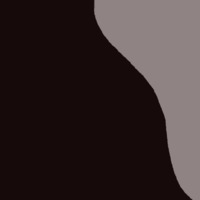
#> input picture ex_1.jpg, 200 x 200 px, found by its file name
$ python Canny.py
#> lines starting #> are read from the running program, lines starting #| are printed output that depends on the picture; after the words box and inside, x2 and y2 are one past the last pixel; in counts of white or black regions, pixels touching at a corner belong together
import cv2
import numpy as np

def square(image):
    side = 600
    width = np.shape(image)[0]
    height = np.shape(image)[1]
    return image[int((height-side)/2):int((height+side)/2), int((width-side)/2):int((width+side)/2)]

image = cv2.cvtColor(cv2.imread("Photo\ex_1.jpg"), cv2.COLOR_BGR2GRAY)
#> image: shape (200, 200); min 5, max 144, mean 46.8
cv2.imwrite('Canny\ex_1.jpg', cv2.Canny(image,100,200))
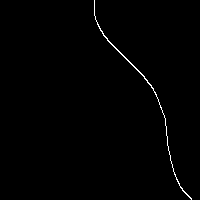
#> saved as ex_1.jpg: shape (200, 200); 0.69% white in thin lines or dots, all inside (x1, y1, x2, y2) = (94, 0, 192, 200)
image = cv2.cvtColor(cv2.imread("Photo\ex_2.jpg"), cv2.COLOR_BGR2GRAY)
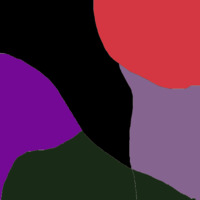
#> input picture ex_2.jpg, 200 x 200 px, found by its file name
#> image: shape (200, 200); min 0, max 123, mean 55.6
cv2.imwrite('Canny\ex_2.jpg', cv2.Canny(image,100,200))
image = cv2.cvtColor(cv2.imread("Photo\ex_3.jpg"), cv2.COLOR_BGR2GRAY)
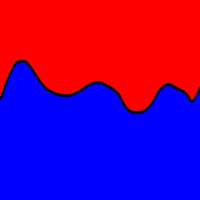
#> input picture ex_3.jpg, 200 x 200 px, found by its file name
#> image: shape (200, 200); min 0, max 83, mean 49.3
cv2.imwrite('Canny\ex_3.jpg', cv2.Canny(image,100,200))
image = cv2.cvtColor(cv2.imread("Photo\ex_4.jpg"), cv2.COLOR_BGR2GRAY)
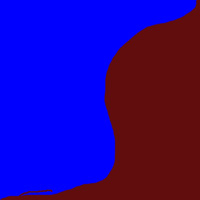
#> input picture ex_4.jpg, 200 x 200 px, found by its file name
#> image: shape (200, 200); min 28, max 40, mean 32.8
cv2.imwrite('Canny\ex_4.jpg', cv2.Canny(image,50,100))
image = cv2.cvtColor(cv2.imread("Photo\ex_6.jpg"), cv2.COLOR_BGR2GRAY)
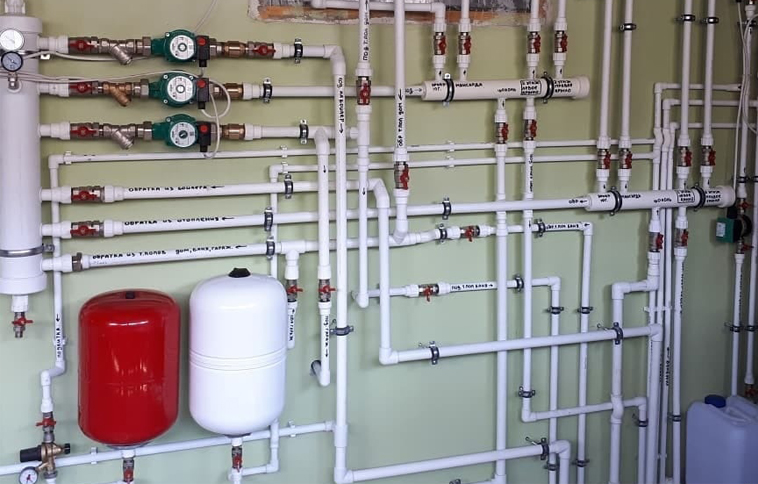
#> input picture ex_6.jpg, 758 x 484 px, found by its file name
#> image: shape (484, 758); min 0, max 255, mean 143.2
cv2.imwrite('Canny\ex_6.jpg', cv2.Canny(image,100,200))
image = cv2.cvtColor(cv2.imread("Photo\ex_7.jpg"), cv2.COLOR_BGR2GRAY)
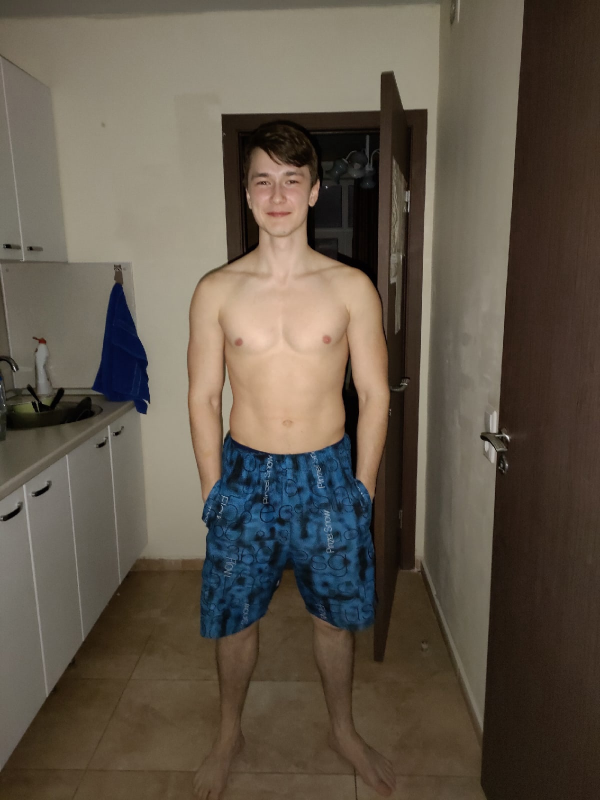
#> input picture ex_7.jpg, 1200 x 1600 px, found by its file name (shown at 1/2 size)
#> image: shape (1600, 1200); min 0, max 254, mean 88.2
cv2.imwrite('Canny\ex_7.jpg', cv2.Canny(image,100,200))
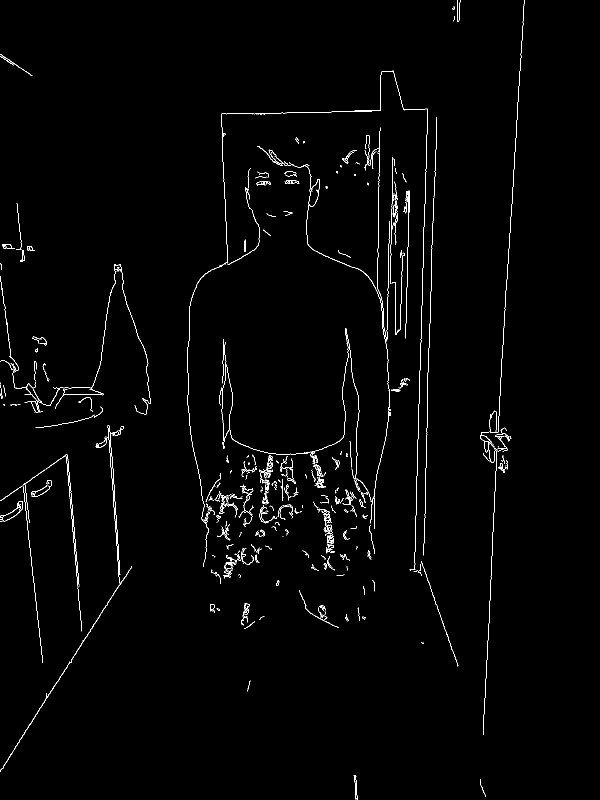
#> saved as ex_7.jpg: shape (1600, 1200) (shown at 1/2 size); 1.3% white in thin lines or dots, all inside (x1, y1, x2, y2) = (0, 0, 1049, 1600)
#> (the run stopped early here; a loop or call above may not have finished)
